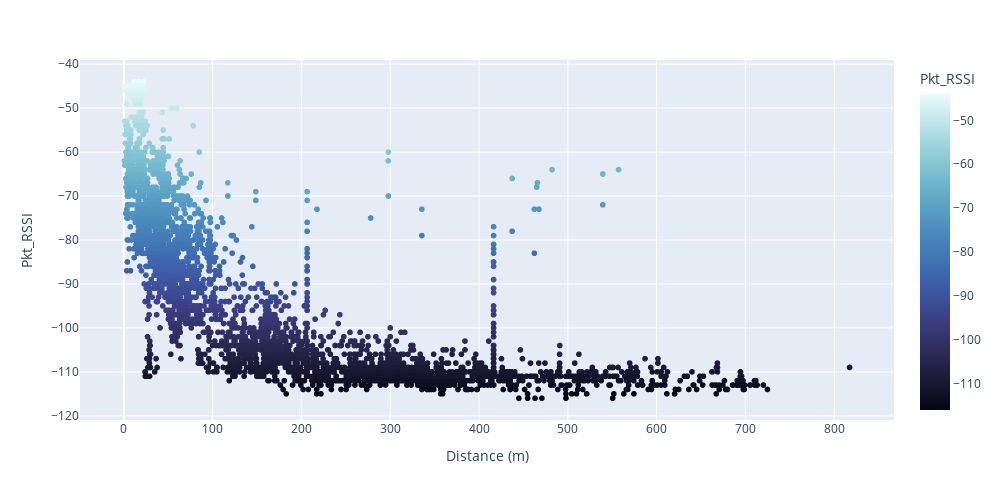

The code cell stored with this chart in its notebook:
### Code cell
plot_distance_rssi(full_df_distance)

### Figure 1 — Plotly figure (JSON) as saved in the notebook; plotly's stock layout.template omitted (floating-point values rounded to 4 significant figures; data arrays with more than 128 entries replaced by an {"elided": "..."} marker saying what was removed)
{"data": [{"hovertemplate": "distance=%{x}<br>Pkt_RSSI=%{marker.color}<extra></extra>", "legendgroup": "", "marker": {"color": {"elided": "3867 int values"}, "coloraxis": "coloraxis", "symbol": "circle"}, "mode": "markers", "name": "", "showlegend": false, "type": "scattergl", "x": {"elided": "3867 float values"}, "xaxis": "x", "y": {"elided": "3867 int values"}, "yaxis": "y"}], "layout": {"coloraxis": {"colorbar": {"title": {"text": "Pkt_RSSI"}}, "colorscale": [[0, "rgb(3, 5, 18)"], [0.09091, "rgb(25, 25, 51)"], [0.1818, "rgb(44, 42, 87)"], [0.2727, "rgb(58, 60, 125)"], [0.3636, "rgb(62, 83, 160)"], [0.4545, "rgb(62, 109, 178)"], [0.5455, "rgb(72, 134, 187)"], [0.6364, "rgb(89, 159, 196)"], [0.7273, "rgb(114, 184, 205)"], [0.8182, "rgb(149, 207, 216)"], [0.9091, "rgb(192, 229, 232)"], [1, "rgb(234, 252, 253)"]]}, "height": 500, "legend": {"tracegroupgap": 0}, "margin": {"t": 60}, "width": 1000, "xaxis": {"anchor": "y", "domain": [0, 1], "title": {"text": "Distance (m)"}}, "yaxis": {"anchor": "x", "domain": [0, 1], "title": {"text": "Pkt_RSSI"}}}}
